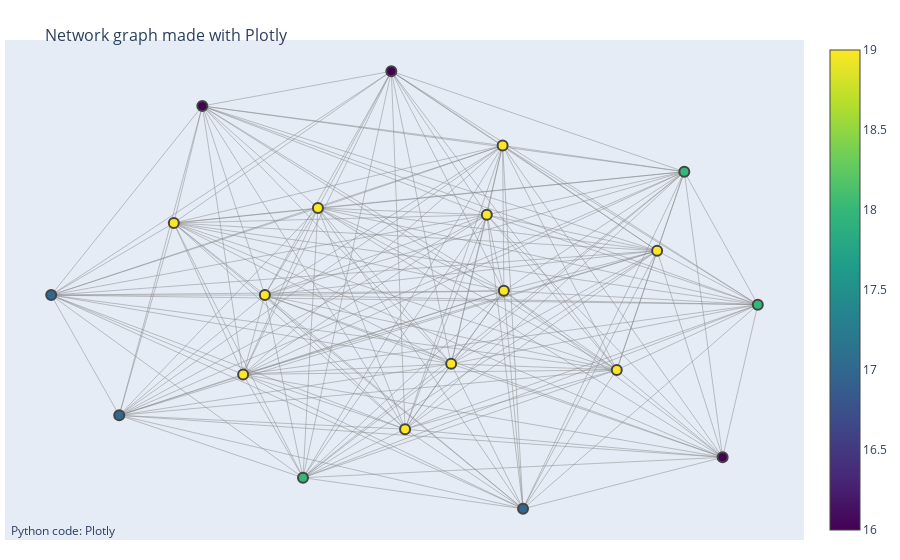

The notebook cell this image was saved under:
### Markdown cell above
#### Part 1.4 Make an interactive network (20 points)

Now make an interactive network use the same data. No need to maintain the bipartite layout but still colors, sizes and width to customize gender, age and weights. Save the html file and submit it with the Jupyter notebook.

### Code cell
import plotly.graph_objects as go
import networkx as nx

G = nx.from_pandas_edgelist(edge_list, 'Source', 'Target', edge_attr='Weight')

pos = nx.spring_layout(G, seed=42)

edge_x = []
edge_y = []
for edge in G.edges():
    x0, y0 = pos[edge[0]]
    x1, y1 = pos[edge[1]]
    edge_x.extend([x0, x1, None])
    edge_y.extend([y0, y1, None])

node_x = [pos[node][0] for node in G.nodes()]
node_y = [pos[node][1] for node in G.nodes()]

# Create traces for Plotly
edge_trace = go.Scatter(
    x=edge_x, y=edge_y,
    line=dict(width=0.5, color='#888'),
    hoverinfo='none',
    mode='lines')

node_trace = go.Scatter(
    x=node_x, y=node_y,
    mode='markers',
    hoverinfo='text',
    marker=dict(
        showscale=True,
        color=list(dict(G.degree).values()),
        size=10,
        colorscale='Viridis',
        line_width=2))

# Add text to nodes
node_adjacencies = []
node_text = []
for node, adjacencies in enumerate(G.adjacency()):
    node_adjacencies.append(len(adjacencies[1]))
    node_text.append('# of connections: '+str(len(adjacencies[1])))

node_trace.marker.color = node_adjacencies
node_trace.text = node_text

# Create the figure
fig = go.Figure(data=[edge_trace, node_trace],
                layout=go.Layout(
                    title='<br>Network graph made with Plotly',
                    titlefont_size=16,
                    showlegend=False,
                    hovermode='closest',
                    margin=dict(b=20,l=5,r=5,t=40),
                    annotations=[dict(
                        text="Python code: <a href='https://plotly.com'>Plotly</a>",
                        showarrow=False,
                        xref="paper", yref="paper",
                        x=0.005, y=-0.002)],
                    xaxis=dict(showgrid=False, zeroline=False, showticklabels=False),
                    yaxis=dict(showgrid=False, zeroline=False, showticklabels=False))
                )

fig.show()
fig.write_html("networkPlot.html")

### Figure 1 — Plotly figure (JSON) as saved in the notebook; plotly's stock layout.template omitted (floating-point values rounded to 4 significant figures; data arrays with more than 128 entries replaced by an {"elided": "..."} marker saying what was removed)
{"data": [{"hoverinfo": "none", "line": {"color": "#888", "width": 0.5}, "mode": "lines", "type": "scatter", "x": {"elided": "543 float values"}, "y": {"elided": "543 float values"}}, {"hoverinfo": "text", "marker": {"color": [18, 19, 19, 16, 19, 17, 19, 16, 19, 18, 19, 19, 19, 19, 19, 16, 19, 18, 17, 17], "colorscale": [[0, "#440154"], [0.1111, "#482878"], [0.2222, "#3e4989"], [0.3333, "#31688e"], [0.4444, "#26828e"], [0.5556, "#1f9e89"], [0.6667, "#35b779"], [0.7778, "#6ece58"], [0.8889, "#b5de2b"], [1, "#fde725"]], "line": {"width": 2}, "showscale": true, "size": 10}, "mode": "markers", "text": ["# of connections: 18", "# of connections: 19", "# of connections: 19", "# of connections: 16", "# of connections: 19", "# of connections: 17", "# of connections: 19", "# of connections: 16", "# of connections: 19", "# of connections: 18", "# of connections: 19", "# of connections: 19", "# of connections: 19", "# of connections: 19", "# of connections: 19", "# of connections: 16", "# of connections: 19", "# of connections: 18", "# of connections: 17", "# of connections: 17"], "type": "scatter", "x": [0.6733, -0.3908, -0.4459, -0.06995, 0.6043, -0.7602, 0.5019, -0.5494, 0.2124, -0.294, -0.2561, 0.2156, 0.1723, 0.08186, -0.03507, 0.7705, -0.6217, 0.8597, 0.2641, -0.9328], "y": [0.5582, 0.01583, -0.3331, 1, 0.211, -0.513, -0.3133, 0.8473, 0.6732, -0.7873, 0.3985, 0.03439, 0.3686, -0.2867, -0.5739, -0.6978, 0.3327, -0.02637, -0.9239, 0.01561]}], "layout": {"annotations": [{"showarrow": false, "text": "Python code: <a href='https://plotly.com'>Plotly</a>", "x": 0.005, "xref": "paper", "y": -0.002, "yref": "paper"}], "hovermode": "closest", "margin": {"b": 20, "l": 5, "r": 5, "t": 40}, "showlegend": false, "title": {"font": {"size": 16}, "text": "<br>Network graph made with Plotly"}, "xaxis": {"showgrid": false, "showticklabels": false, "zeroline": false}, "yaxis": {"showgrid": false, "showticklabels": false, "zeroline": false}}}
